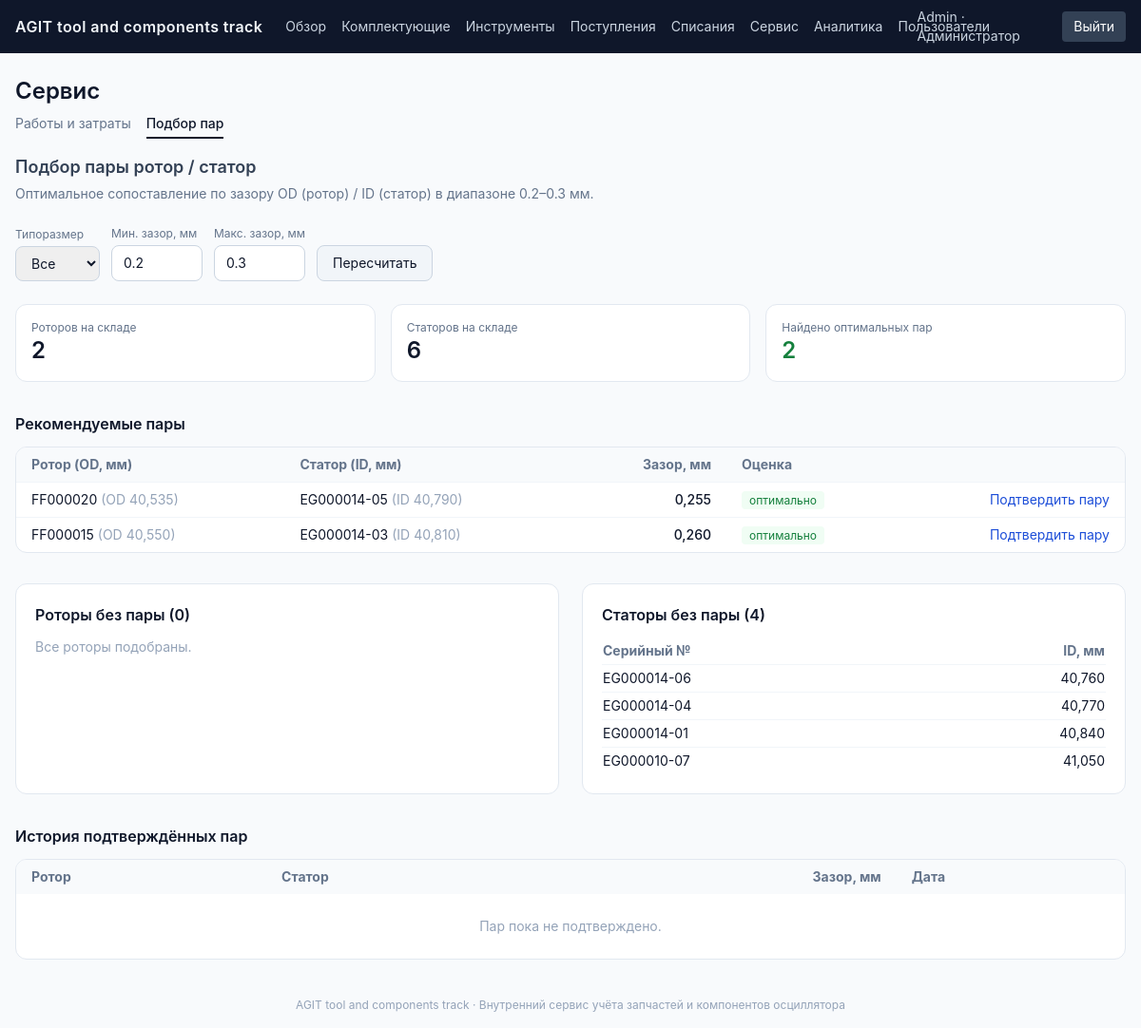
The app's page /pairing/ (signed in) with its own data.
### tables this page shows
CREATE TABLE users (
    id            INTEGER PRIMARY KEY AUTOINCREMENT,
    email         TEXT NOT NULL UNIQUE,
    password_hash TEXT NOT NULL,
    full_name     TEXT NOT NULL DEFAULT '',
    role          TEXT NOT NULL DEFAULT 'viewer' CHECK (role IN ('admin', 'engineer', 'viewer')),
    is_active     INTEGER NOT NULL DEFAULT 1,
    created_at    TIMESTAMP NOT NULL DEFAULT CURRENT_TIMESTAMP
);

CREATE TABLE units (
    id                  INTEGER PRIMARY KEY AUTOINCREMENT,
    part_id             INTEGER NOT NULL REFERENCES parts(id) ON DELETE CASCADE,
    serial_number       TEXT NOT NULL,
    date_mfg            TEXT NOT NULL DEFAULT '',
    status              TEXT NOT NULL DEFAULT 'in_stock' CHECK (status IN ('in_stock', 'installed', 'paired', 'written_off')),
    installed_on        TEXT NOT NULL DEFAULT '',
    installed_on_tool_id INTEGER REFERENCES tools(id) ON DELETE SET NULL,
    circulation_hours   NUMERIC NOT NULL DEFAULT 0,
    service_count       INTEGER NOT NULL DEFAULT 0,
    od_mm               NUMERIC,
    id_mm               NUMERIC,
    location            TEXT NOT NULL DEFAULT '',
    remarks             TEXT NOT NULL DEFAULT '',
    paired_with_unit_id INTEGER REFERENCES units(id) ON DELETE SET NULL,
    receipt_id          INTEGER REFERENCES receipts(id) ON DELETE SET NULL,
    created_at          TIMESTAMP NOT NULL DEFAULT CURRENT_TIMESTAMP,
    UNIQUE (part_id, serial_number)
);

### app/routes_pairing.py (the view)
@bp.route("/")
@login_required
def index():
    tool_size = request.args.get("tool_size", "").strip()
    gap_min = float(request.args.get("gap_min", GAP_MIN))
    gap_max = float(request.args.get("gap_max", GAP_MAX))
    tool_sizes = [r["tool_size"] for r in db.query_all(
        "SELECT DISTINCT tool_size FROM parts WHERE tool_size != '' ORDER BY tool_size")]
    rotor_sql = """
        SELECT u.id, u.serial_number, u.od_mm, u.remarks, p.part_name, p.tool_size
        FROM units u JOIN parts p ON p.id = u.part_id
        WHERE p.category = 'rotor' AND u.status = 'in_stock' AND u.od_mm IS NOT NULL
    """
    stator_sql = """
        SELECT u.id, u.serial_number, u.id_mm, u.remarks, p.part_name, p.tool_size
        FROM units u JOIN parts p ON p.id = u.part_id
        WHERE p.category = 'stator' AND u.status = 'in_stock' AND u.id_mm IS NOT NULL
    """
    params = []
    if tool_size:
        rotor_sql += " AND p.tool_size = %s"
        stator_sql += " AND p.tool_size = %s"
        params = [tool_size]
    rotors = db.query_all(rotor_sql + " ORDER BY u.od_mm", params)
    stators = db.query_all(stator_sql + " ORDER BY u.id_mm", params)
    suggestions = suggest_pairs(rotors, stators, gap_min=gap_min, gap_max=gap_max)
    matched_rotor_ids = {s["rotor"]["id"] for s in suggestions}
    matched_stator_ids = {s["stator"]["id"] for s in suggestions}
    unmatched_rotors = [r for r in rotors if r["id"] not in matched_rotor_ids]
    unmatched_stators = [s for s in stators if s["id"] not in matched_stator_ids]
    history = db.query_all(
        """SELECT pr.*, ur.serial_number AS rotor_sn, us.serial_number AS stator_sn
           FROM pairings pr
           JOIN units ur ON ur.id = pr.rotor_unit_id
           JOIN units us ON us.id = pr.stator_unit_id
           ORDER BY pr.created_at DESC LIMIT 20"""
    )
    return render_template(
        "pairing/index.html", tool_sizes=tool_sizes, tool_size=tool_size,
        gap_min=gap_min, gap_max=gap_max, rotors=rotors, stators=stators,
        suggestions=suggestions, unmatched_rotors=unmatched_rotors,
        unmatched_stators=unmatched_stators, history=history,
    )

### app/auth.py (called while the page is built)
def load_logged_in_user():
    user_id = session.get("user_id")
    if user_id is None:
        g.user = None
    else:
        g.user = db.query_one(
            "SELECT id, email, full_name, role, is_active FROM users WHERE id = %s",
            [user_id],
        )
        if g.user and not g.user.get("is_active", True):
            g.user = None
            session.clear()

def login_required(view):
    @functools.wraps(view)
    def wrapped(*args, **kwargs):
        if g.user is None:
            return redirect(url_for("auth.login", next=request.path))
        return view(*args, **kwargs)
    return wrapped

def can_edit():
    return g.user is not None and g.user["role"] in ("admin", "engineer")

### app/csrf.py (called while the page is built)
def get_csrf_token():
    token = session.get("_csrf_token")
    if not token:
        token = secrets.token_urlsafe(32)
        session["_csrf_token"] = token
    return token

def init_app(app):
    app.jinja_env.globals["csrf_token"] = get_csrf_token
    @app.before_request
    def _check_csrf():
        if request.method in ("POST", "PUT", "PATCH", "DELETE"):
            sent = request.form.get("csrf_token", "")
            expected = session.get("_csrf_token", "")
            if not expected or not secrets.compare_digest(sent, expected):
                abort(400, description="Некорректный CSRF-токен. Обновите страницу и повторите попытку.")

### app/db.py (called while the page is built, shortened)
def _to_sqlite(query: str) -> str:
    return _PLACEHOLDER_RE.sub("?", query)

def _get_raw_connection():
    if IS_POSTGRES:
        import time
        import psycopg2
        import psycopg2.extras
        last_error = None
        for attempt in range(3):
            try:
                return psycopg2.connect(DATABASE_URL, cursor_factory=psycopg2.extras.RealDictCursor)
            except psycopg2.OperationalError as e:
                last_error = e
                if attempt < 2:
                    time.sleep(1.5 * (attempt + 1))
        raise last_error
    else:
        os.makedirs(os.path.dirname(SQLITE_PATH), exist_ok=True)
        conn = sqlite3.connect(SQLITE_PATH, detect_types=sqlite3.PARSE_DECLTYPES)
        conn.row_factory = sqlite3.Row
        conn.execute("PRAGMA foreign_keys = ON")
        return SqliteConnWrapper(conn)

def _run(query, params, fetch):
    active = getattr(_local, "conn", None)
    if active is None:
        with get_conn() as conn:
            cur = conn.cursor()
            cur.execute(query, params or [])
            return fetch(cur)

    def commit(self):
        self._conn.commit()

### app/templates/pairing/index.html (shortened to what this page needs)
{% extends "base.html" %}
{% block content %}
<div class="mb-4">
  <h1 class="text-2xl font-semibold">Сервис</h1>
  <div class="flex gap-4 text-sm text-slate-500 mt-2">
    <a href="{{ url_for('jobs.list_view') }}" class="hover:text-slate-900 pb-1">Работы и затраты</a>
    <span class="font-medium text-slate-900 border-b-2 border-slate-900 pb-1">Подбор пар</span>
  </div>
</div>
<h2 class="text-lg font-semibold text-slate-700 mb-1">Подбор пары ротор / статор</h2>
<p class="text-sm text-slate-500 mb-6">Оптимальное сопоставление по зазору OD (ротор) / ID (статор) в диапазоне {{ gap_min }}–{{ gap_max }} мм.</p>
<form method="get" class="flex flex-wrap items-end gap-3 mb-6">
  <div>
    <label class="block text-xs text-slate-500 mb-1">Типоразмер</label>
    <select name="tool_size" class="border border-slate-300 rounded-lg px-3 py-2 text-sm">
      <option value="">Все</option>
    </select>
  </div>
  <div>
    <label class="block text-xs text-slate-500 mb-1">Мин. зазор, мм</label>
    <input type="number" step="0.01" name="gap_min" value="{{ gap_min }}" class="border border-slate-300 rounded-lg px-3 py-2 text-sm w-24">
  </div>
  <div>
    <label class="block text-xs text-slate-500 mb-1">Макс. зазор, мм</label>
    <input type="number" step="0.01" name="gap_max" value="{{ gap_max }}" class="border border-slate-300 rounded-lg px-3 py-2 text-sm w-24">
  </div>
  <button class="bg-slate-100 border border-slate-300 rounded-lg px-4 py-2 text-sm">Пересчитать</button>
</form>
<div class="grid md:grid-cols-3 gap-4 mb-8">
  <div class="bg-white border border-slate-200 rounded-xl p-4">
    <div class="text-xs text-slate-500">Роторов на складе</div>
    <div class="text-2xl font-semibold">{{ rotors|length }}</div>
  </div>
  <div class="bg-white border border-slate-200 rounded-xl p-4">
    <div class="text-xs text-slate-500">Статоров на складе</div>
    <div class="text-2xl font-semibold">{{ stators|length }}</div>
  </div>
  <div class="bg-white border border-slate-200 rounded-xl p-4">
    <div class="text-xs text-slate-500">Найдено оптимальных пар</div>
    <div class="text-2xl font-semibold text-green-700">{{ suggestions|length }}</div>
  </div>
</div>
<h2 class="font-semibold mb-3">Рекомендуемые пары</h2>
<div class="bg-white border border-slate-200 rounded-xl overflow-hidden mb-8">
<table class="w-full text-sm">
  <thead class="bg-slate-50 text-slate-500 text-left">
    <tr><th class="px-4 py-2">Ротор (OD, мм)</th><th class="px-4 py-2">Статор (ID, мм)</th><th class="px-4 py-2 text-right">Зазор, мм</th><th class="px-4 py-2">Оценка</th><th class="px-4 py-2"></th></tr>
  </thead>
  <tbody>
    {% for s in suggestions %}
    <tr class="border-t border-slate-100 hover:bg-slate-50">
      <td class="px-4 py-2">{{ s.rotor.serial_number }} <span class="text-slate-400">(OD {{ s.rotor.od_mm|num(3) }})</span></td>
      <td class="px-4 py-2">{{ s.stator.serial_number }} <span class="text-slate-400">(ID {{ s.stator.id_mm|num(3) }})</span></td>
      <td class="px-4 py-2 text-right font-medium">{{ s.gap_mm|num(3) }}</td>
      <td class="px-4 py-2">
        <span class="px-2 py-0.5 rounded text-xs {{ 'bg-green-50 text-green-700' if s.quality=='оптимально' else ('bg-blue-50 text-blue-700' if s.quality=='хорошо' else 'bg-amber-50 text-amber-700') }}">{{ s.quality }}</span>
      </td>
      <td class="px-4 py-2 text-right">
        {% if can_edit %}
        <form method="post" action="{{ url_for('pairing.confirm') }}">
          <button class="text-blue-700 hover:underline text-sm">Подтвердить пару</button>
        </form>
        {% endif %}
      </td>
    </tr>
    {% else %}
    <tr><td colspan="5" class="px-4 py-6 text-center text-slate-400">Нет доступных пар в заданном диапазоне зазора.</td></tr>
    {% endfor %}
  </tbody>
</table>
</div>
<div class="grid md:grid-cols-2 gap-6 mb-8">
  <div class="bg-white border border-slate-200 rounded-xl p-5">
    <h2 class="font-semibold mb-3">Роторы без пары ({{ unmatched_rotors|length }})</h2>
    {% if unmatched_rotors %}
    <table class="w-full text-sm">
      <thead class="text-slate-500 text-left"><tr><th class="py-1">Серийный №</th><th class="py-1 text-right">OD, мм</th></tr></thead>
      <tbody>
      {% for r in unmatched_rotors %}
        <tr class="border-t border-slate-100"><td class="py-1">{{ r.serial_number }}</td><td class="py-1 text-right">{{ r.od_mm|num(3) }}</td></tr>
      {% endfor %}
      </tbody>
    </table>
    {% else %}
    <p class="text-sm text-slate-400">Все роторы подобраны.</p>
    {% endif %}
  </div>
  <div class="bg-white border border-slate-200 rounded-xl p-5">
    <h2 class="font-semibold mb-3">Статоры без пары ({{ unmatched_stators|length }})</h2>
    {% if unmatched_stators %}
    <table class="w-full text-sm">
      <thead class="text-slate-500 text-left"><tr><th class="py-1">Серийный №</th><th class="py-1 text-right">ID, мм</th></tr></thead>
      <tbody>
      {% for s in unmatched_stators %}
        <tr class="border-t border-slate-100"><td class="py-1">{{ s.serial_number }}</td><td class="py-1 text-right">{{ s.id_mm|num(3) }}</td></tr>
      {% endfor %}
      </tbody>
    </table>
    {% else %}
    <p class="text-sm text-slate-400">Все статоры подобраны.</p>
    {% endif %}
  </div>
</div>
<h2 class="font-semibold mb-3">История подтверждённых пар</h2>
<div class="bg-white border border-slate-200 rounded-xl overflow-hidden">
<table class="w-full text-sm">
  <thead class="bg-slate-50 text-slate-500 text-left"><tr><th class="px-4 py-2">Ротор</th><th class="px-4 py-2">Статор</th><th class="px-4 py-2 text-right">Зазор, мм</th><th class="px-4 py-2">Дата</th></tr></thead>
  <tbody>
    {% for h in history %}
    <tr class="border-t border-slate-100"><td class="px-4 py-2">{{ h.rotor_sn }}</td><td class="px-4 py-2">{{ h.stator_sn }}</td><td class="px-4 py-2 text-right">{{ h.gap_mm|num(3) }}</td><td class="px-4 py-2 text-slate-500">{{ h.created_at }}</td></tr>
    {% else %}
    <tr><td colspan="4" class="px-4 py-6 text-center text-slate-400">Пар пока не подтверждено.</td></tr>
    {% endfor %}
  </tbody>
</table>
</div>
{% endblock %}

### app/templates/base.html (shortened to what this page needs)
<!doctype html>
<html lang="ru">
<head>
  <script src="https://cdn.tailwindcss.com"></script>
</head>
<body class="bg-slate-50 text-slate-900 min-h-screen flex flex-col">
  {% if current_user %}
  <nav class="bg-slate-900 text-slate-100">
    <div class="max-w-[1600px] mx-auto px-4 xl:px-8">
      <div class="flex items-center justify-between h-14 gap-4">
        <div class="flex items-center gap-6 min-w-0">
          <a href="{{ url_for('dashboard.index') }}" class="font-semibold tracking-wide whitespace-nowrap shrink-0">AGIT tool and components track</a>
          <div class="hidden lg:flex gap-4 text-sm text-slate-300">
            <a href="{{ url_for('dashboard.index') }}" class="hover:text-white">Обзор</a>
            <a href="{{ url_for('parts.list_parts') }}" class="hover:text-white">Комплектующие</a>
            <a href="{{ url_for('tools.list_view') }}" class="hover:text-white">Инструменты</a>
            <a href="{{ url_for('receipts.list_receipts') }}" class="hover:text-white">Поступления</a>
            <a href="{{ url_for('writeoffs.list_writeoffs') }}" class="hover:text-white">Списания</a>
            <a href="{{ url_for('jobs.list_view') }}" class="hover:text-white">Сервис</a>
            <a href="{{ url_for('analytics.index') }}" class="hover:text-white">Аналитика</a>
            {% if current_user.role == 'admin' %}
            <a href="{{ url_for('admin.users') }}" class="hover:text-white">Пользователи</a>
            {% endif %}
          </div>
        </div>
        <div class="flex items-center gap-3 text-sm text-slate-300">
          <a href="{{ url_for('auth.change_password') }}" class="hover:text-white">{{ current_user.full_name or current_user.email }} · {{ role_labels[current_user.role] }}</a>
          <a href="{{ url_for('auth.logout') }}" class="px-3 py-1.5 rounded bg-slate-700 hover:bg-slate-600 text-white">Выйти</a>
        </div>
      </div>
    </div>
  </nav>
  {% endif %}
  <main class="flex-1 max-w-[1600px] mx-auto w-full px-4 xl:px-8 py-6">
    {% block content %}{% endblock %}
  </main>
  <footer class="text-center text-xs text-slate-400 py-4">AGIT tool and components track · Внутренний сервис учёта запчастей и компонентов осциллятора</footer>
</body>
</html>

### app/templates/base.html (style rules this page uses)
body { font-family: -apple-system, BlinkMacSystemFont, "Segoe UI", Roboto, sans-serif; }

### records on screen
users: full_name "Admin", role "Администратор"
units: rotor.serial_number "FF000020", rotor.od_mm|num "40,535"
units: stator.serial_number "EG000014-05"
units: rotor.serial_number "FF000015", rotor.od_mm|num "40,550"
units: stator.serial_number "EG000014-03"
units: serial_number "EG000014-06", id_mm|num "40,760"
units: serial_number "EG000014-04", id_mm|num "40,770"
units: serial_number "EG000014-01", id_mm|num "40,840"
units: serial_number "EG000010-07", id_mm|num "41,050"

### other values on screen
{{ gap_min }} "0.2"
{{ gap_max }} "0.3"
{{ rotors|length }} "2"
{{ stators|length }} "6"
{{ suggestions|length }} "2"
{{ s.stator.id_mm|num(3) }} "40,790" "40,810"
{{ s.gap_mm|num(3) }} "0,255" "0,260"
{{ s.quality }} "оптимально" "оптимально"
{{ unmatched_rotors|length }} "0"
{{ unmatched_stators|length }} "4"
